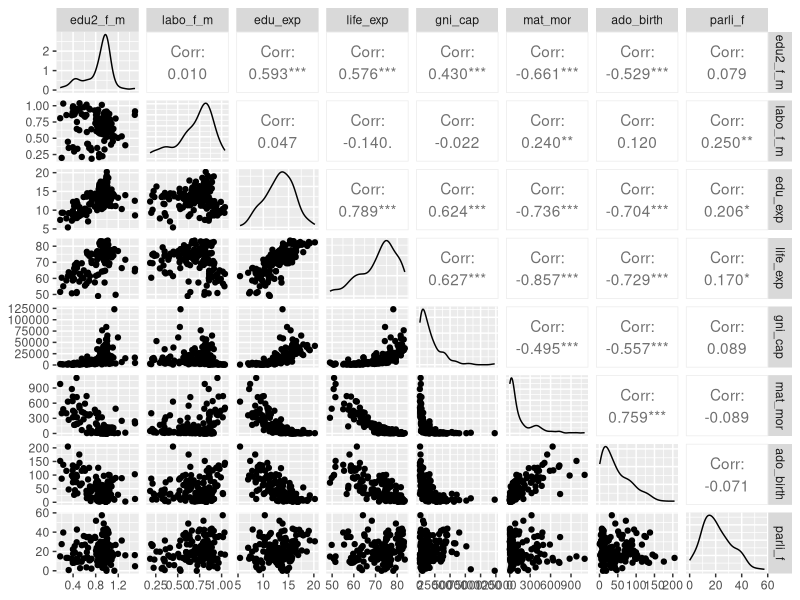
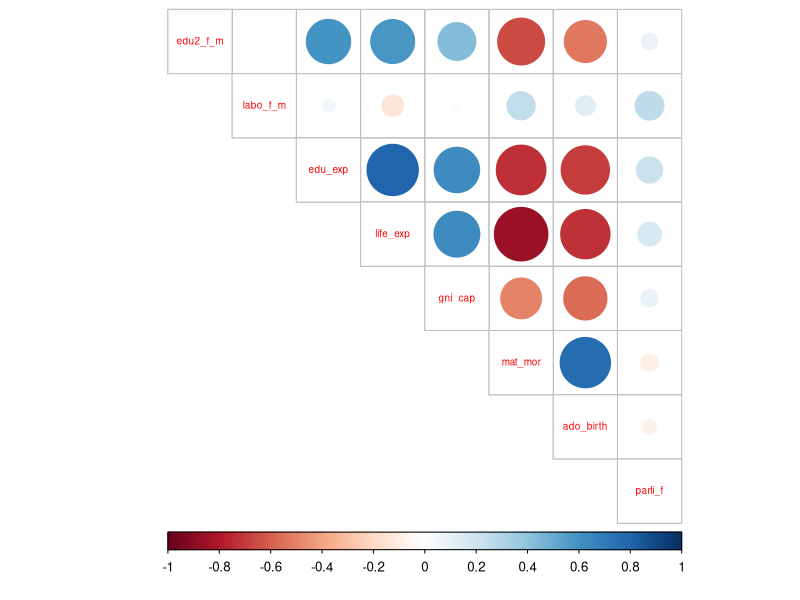
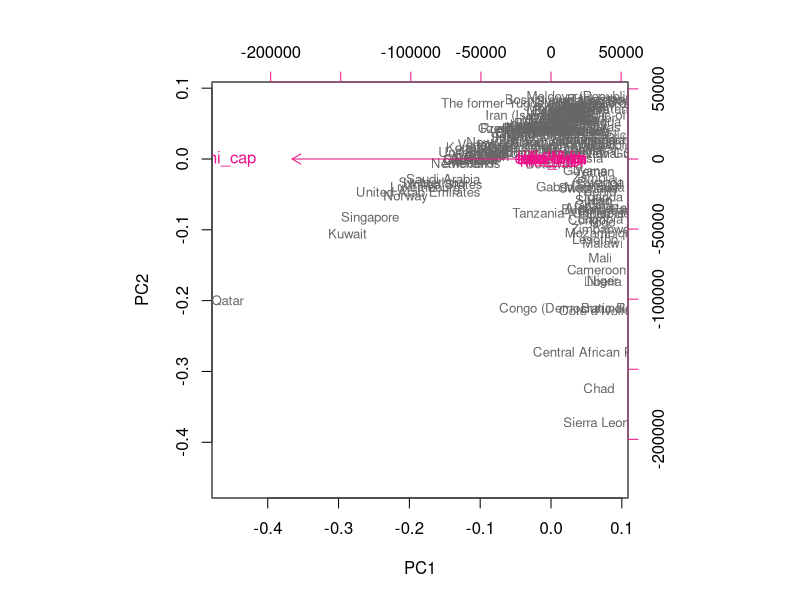
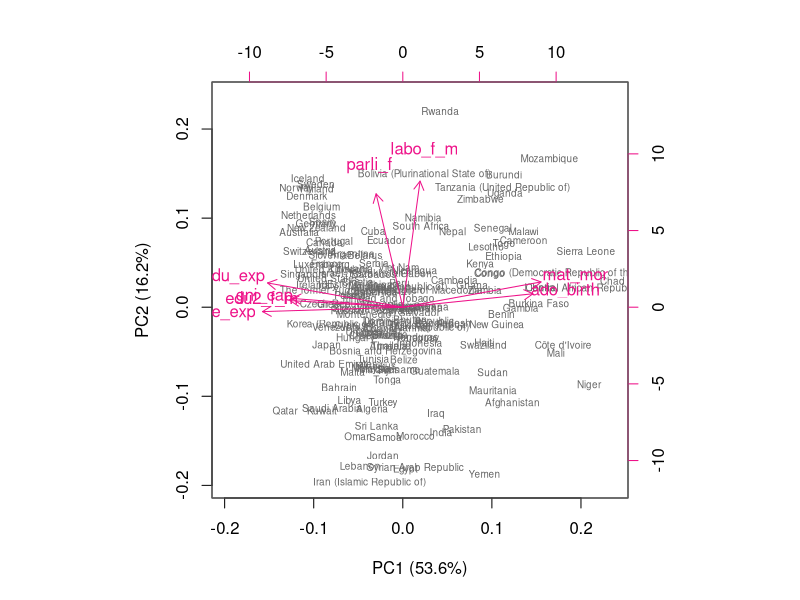
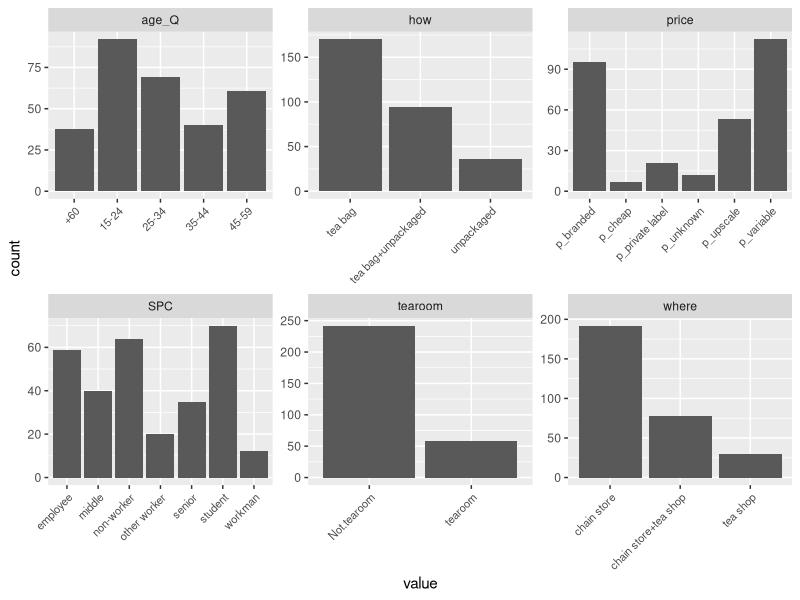
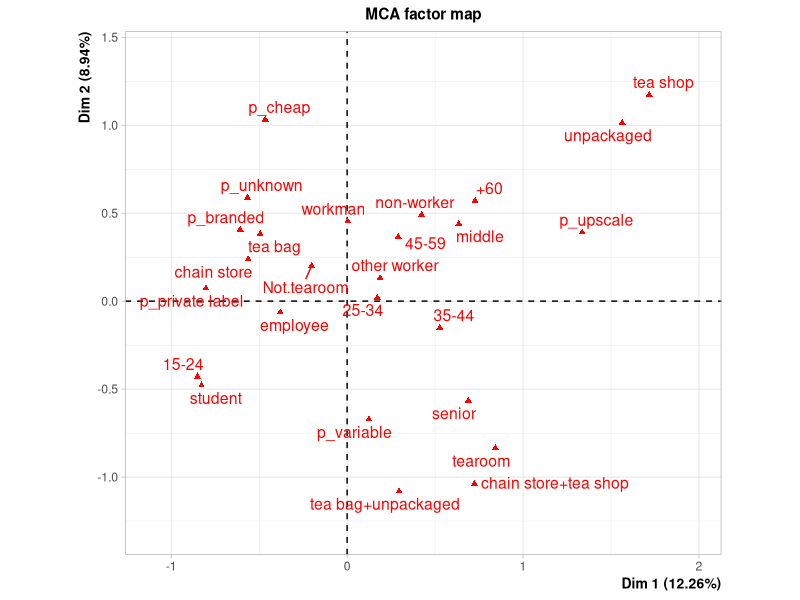
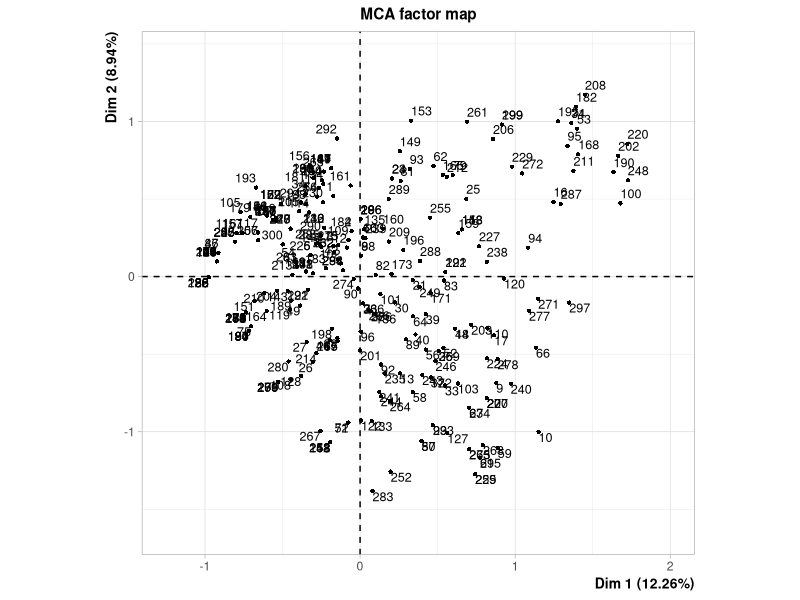
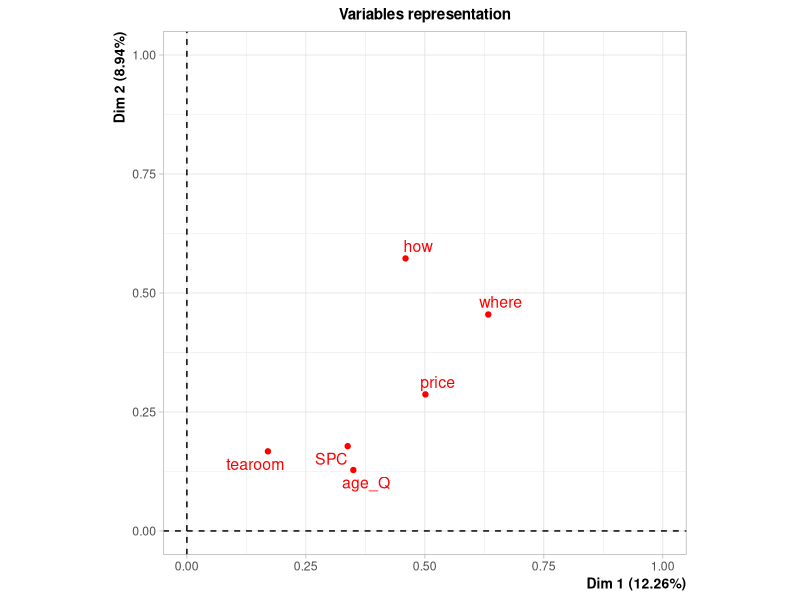

Source code (R) for these figures, in order:
## ---- chunk 1
# Clear memory.
rm(list = ls())
# Packages that are needed in the exercise 5
library(dplyr)
library(ggplot2)
library(GGally)
library(tidyverse)
library(corrplot)
library(FactoMineR)
## ---- chunk 2
human <- as.data.frame(read.table('data/human.csv',  sep="\t", header=TRUE))
## ---- chunk 3
glimpse(human)
## ---- chunk 4
p <- ggpairs(human, lower = list(combo = wrap("facethist", bins = 20)))
p
summary(human)
## ---- chunk 5
cor_matrix <- cor(human) %>% round(digits = 2)
corrplot(cor_matrix, method="circle", type="upper", cl.pos = "b", tl.pos = "d", tl.cex = 0.6)
## ---- chunk 6
pca_human <- prcomp(human)
p_human_notstd <- summary(pca_human)
p_human_notstd
## ---- chunk 7
biplot(pca_human, choices = 1:2, cex = c(0.8, 1), col = c("grey40", "deeppink2"))
## ---- chunk 8
# Standardisation of the variables
human_std <- scale(human) 
pca_human_std <- prcomp(human_std)
s_human_std <- summary(pca_human_std)
s_human_std
# Percentages of variance for the plot titles
pr_shs <- round(100*s_human_std$importance[2, ], digits = 1)
pc_shs_lab <- paste0(names(pr_shs), " (", pr_shs, "%)")
biplot(pca_human_std, choices = 1:2, cex = c(0.6, 1), col = c("grey40", "deeppink2"), xlab = pc_shs_lab[1], ylab = pc_shs_lab[2])
## ---- chunk 9
pca_human_std$rotation
## ---- chunk 10
library(FactoMineR)
data(tea)
## ---- chunk 11
glimpse(tea)
## ---- chunk 12
keep2 <- c("age_Q", "where", "SPC", "price", "how", "tearoom")
tea2 <- dplyr::select(tea, one_of(keep2))
gather(tea2) %>% ggplot(aes(value)) + 
facet_wrap("key", scales = "free") + 
geom_bar() + 
theme(axis.text.x = element_text(angle = 45, hjust = 1, size = 8))
## ---- chunk 13
mca <- MCA(tea2)
# summary of the model
summary(mca)
## ---- chunk 14
# visualize MCA
plot(mca, invisible=c("ind"), habillage = "quali")
